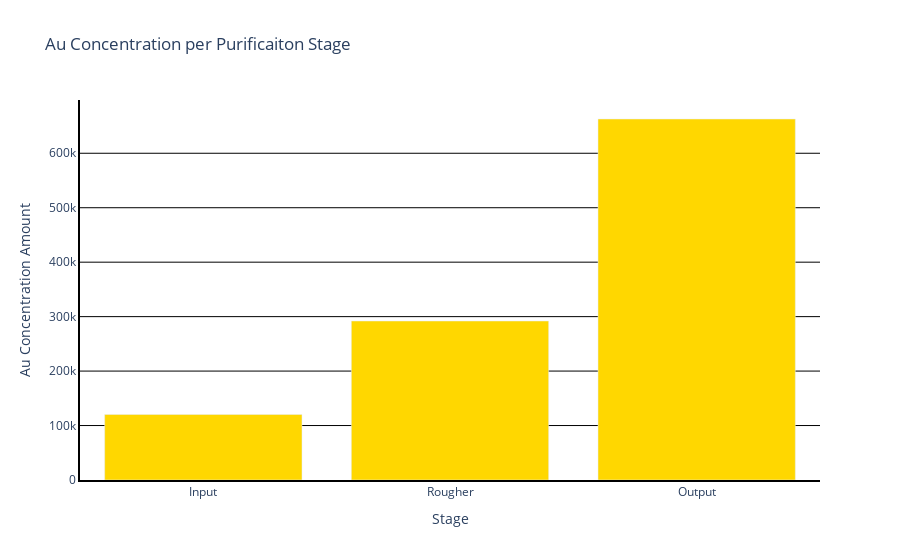

The notebook cell this image was saved under:
### Markdown cell above
##### Gold Concentration per Purification Stage Bar Chart

### Code cell
#Use plotly express to create a bar chart that displays the Au Concentration per Purification Stage.
au_bar = px.bar(au_df, x='Stage', y='Au Concentration Amount', title='Au Concentration per Purificaiton Stage', color_discrete_sequence=['gold'])

#Use update_layout() in order to change the plot color to white and add black gridlines.
au_bar.update_layout(plot_bgcolor='white', yaxis=dict(showgrid=True, gridcolor='black'))

#Use update_yaxes() to display y axis line in black.
au_bar.update_xaxes(showline=True, linewidth=2, linecolor='black')

#Use update_xaxes() to display x axis line in black.
au_bar.update_yaxes(showline=True, linewidth=2, linecolor='black')

#Use the show() method to display the chart.
au_bar.show()

### Figure 1 — Plotly figure (JSON) as saved in the notebook; plotly's stock layout.template omitted (floating-point values rounded to 4 significant figures)
{"data": [{"alignmentgroup": "True", "hovertemplate": "Stage=%{x}<br>Au Concentration Amount=%{y}<extra></extra>", "legendgroup": "", "marker": {"color": "gold", "pattern": {"shape": ""}}, "name": "", "offsetgroup": "", "orientation": "v", "showlegend": false, "textposition": "auto", "type": "bar", "x": ["Input", "Rougher", "Output"], "xaxis": "x", "y": [120300.0, 292000.0, 662900.0], "yaxis": "y"}], "layout": {"barmode": "relative", "legend": {"tracegroupgap": 0}, "plot_bgcolor": "white", "title": {"text": "Au Concentration per Purificaiton Stage"}, "xaxis": {"anchor": "y", "domain": [0, 1], "linecolor": "black", "linewidth": 2, "showline": true, "title": {"text": "Stage"}}, "yaxis": {"anchor": "x", "domain": [0, 1], "gridcolor": "black", "linecolor": "black", "linewidth": 2, "showgrid": true, "showline": true, "title": {"text": "Au Concentration Amount"}}}}
